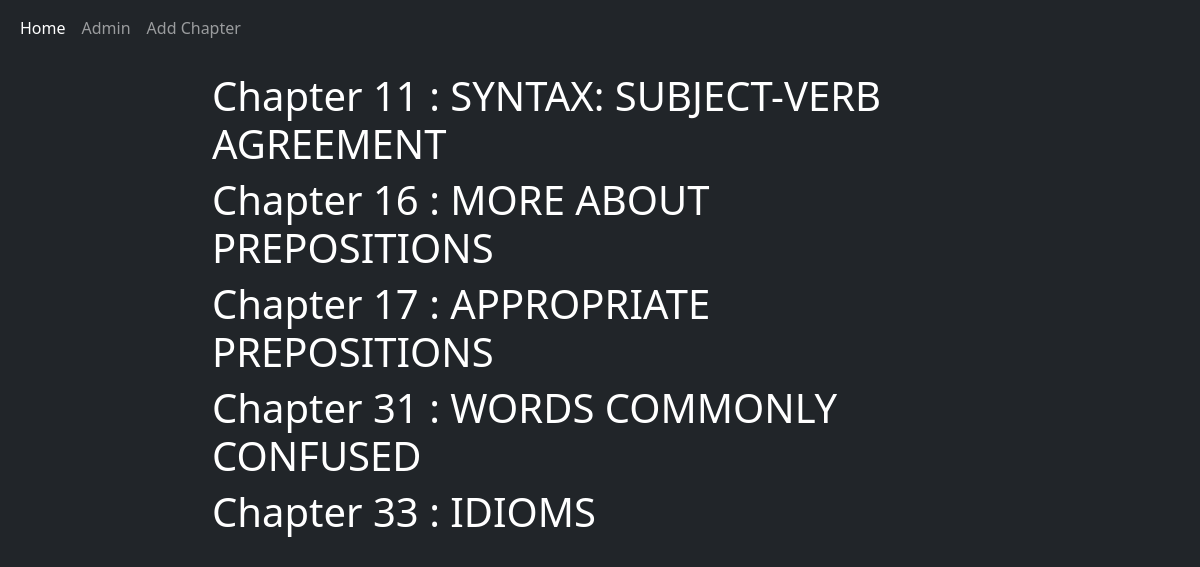
The page / on the database its author committed.
### myapp/models.py (models this page shows, shortened)
class Chapter(models.Model):
    title = models.CharField(max_length=200)
    slno = models.IntegerField()
    static_folder = models.SlugField(null=False)
    total_pages = models.IntegerField()
    last_read_page = models.IntegerField(default=1)

### myapp/views.py (the view)
# urls.py: path("", views.chapter_list, name='chapter-list-page'),
def chapter_list(request):
    context = {"chapters": Chapter.objects.all().order_by('slno')}
    return render(request, "myapp/chapter_list.html", context=context)

### myapp/templates/myapp/chapter_list.html (shortened to what this page needs)
{% extends 'myapp/base.html' %}
{% block page_content %}
<div class="row mt-3">
<ul class="m-auto d-block text-start overflow-visible offset-2 col-8" id="chapter-list">
{% for chapter in chapters %}
    <li class="display-6 mb-2"><a href="{% url 'chapter-detail-page' chapter.static_folder chapter.last_read_page %}" class="text-white">Chapter {{chapter.slno}} : {{chapter.title|upper}}</a></li>
{% endfor %}
</ul>
</div>
{% endblock page_content %}

### myapp/templates/myapp/chapter_list.html (style rules this page uses)
#chapter-list { list-style-type: none; }
ul#chapter-list > li > a { text-decoration: none; }

### rows shown on the page
Chapter: slno "11", title "SYNTAX: SUBJECT-VERB AGREEMENT"
Chapter: slno "16", title "MORE ABOUT PREPOSITIONS"
Chapter: slno "17", title "APPROPRIATE PREPOSITIONS"
Chapter: slno "31", title "WORDS COMMONLY CONFUSED"
Chapter: slno "33", title "IDIOMS"
